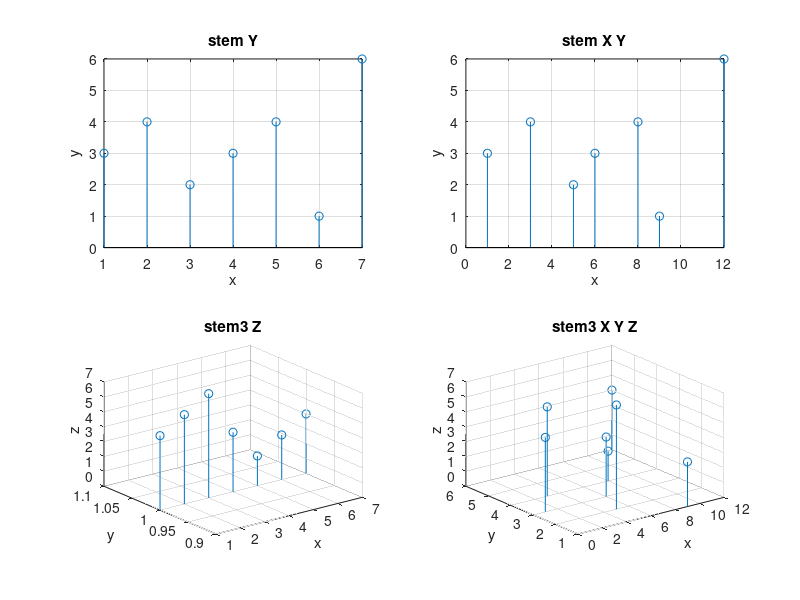

MATLAB code to generate this figure:
x1=[1 3 5 6 8 9 12];
y1=[3 4 2 3 4 1 6];
subplot(2,2,1);
stem(y1);
title('stem Y');
xlabel('x');ylabel('y');
grid on;
subplot(2,2,2);
stem(x1,y1);
title('stem X Y');
xlabel('x');ylabel('y');
grid on;
x2=[1 3 5 6 8 9 12];
y2=[3 4 2 3 4 1 6];
z2=[5 6 7 4 2 3 4];
subplot(2,2,3);
stem3(z2);
title('stem3 Z');
xlabel('x');ylabel('y');zlabel('z');
grid on;
subplot(2,2,4);
stem3(x2,y2,z2);
title('stem3 X Y Z');
xlabel('x');ylabel('y');zlabel('z');
grid on;